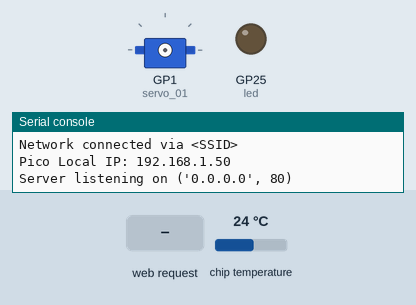
The program below on a simulated Raspberry Pi Pico running MicroPython. Shown: servo, output pins drawn as LEDs (lit = HIGH), the last lines printed to the serial console. Inputs (shaded band) come from the test bench; at power-on: chip temperature 24 °C. WiFi joins after 1.5 s; servo angles are drawn from the pulse width (0.5 ms = 0°, 2.5 ms = 180°).

Above: at 3.5 s.
3.6 s: HTTP request GET /servosensorshort received
At 4.7 s:
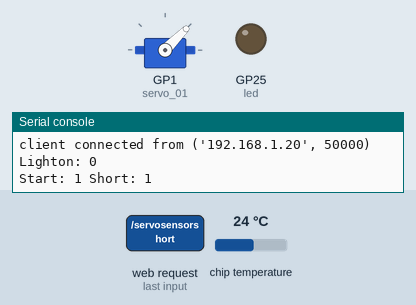
Timing chart, 0 to 6.6 s (numbered marks = the images above; inputs shaded):
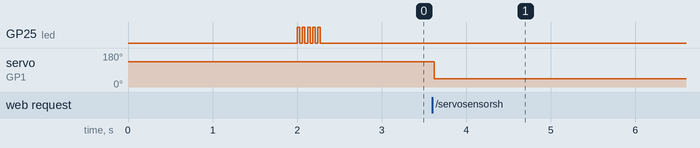

Measured:
- after the input at 3.6 s, servo on GP1 (servo_01): 135° → 45° at once

The program:

server.py
```python
import network, socket, time, re, utilities
from utime import sleep
from machine import Pin, PWM

# IR Sensor
prox_sensor = Pin(0, Pin.IN)

# Servo motor
servo_01 = PWM(Pin(1))
servo_01.freq(50)

# Servo Config
MIN = 1000000
MAX = 2000000

# Functions for the servo sensor feature
def detected_obj():
    return 1 if prox_sensor.value() == 0 else 0

def move_servo(dir):

    if dir == 'l':
        servo_01.duty_ns(MAX)
    else:
        servo_01.duty_ns(MIN)

# Onboard led
led = Pin("LED", Pin.OUT)
led.off()

# Connect to Network
ssid = '<SSID>'
password = '<PASS>'
wlan = network.WLAN(network.STA_IF)
wlan.active(True)
wlan.connect(ssid, password)

# Get current temperature
temp = utilities.get_temp('f')

print(f"Temp: {temp}")

html = utilities.get_html(temp)

# Wait for connect or fail
max_wait = 10

while max_wait > 0:

    if wlan.status() < 0 or wlan.status() >= 3:
        break

    max_wait -= 1
    print('Connecting via WiFi...')
    time.sleep(1)

# Handle connection error
if wlan.status() != 3:

    raise RuntimeError('Could not connect to WiFi network')

    # If no wireless connection - show five slow (1s) blinks
    utilities.blink_led(led,1)

else:

    print(f'Network connected via {ssid}')

    status = wlan.ifconfig()
    print( 'Pico Local IP: ' + status[0] )

    # Show five quick led blinks
    utilities.blink_led(led,0.03)

# Open socket
addr = socket.getaddrinfo('0.0.0.0', 80)[0][-1]

s = socket.socket()

# Attempt to bind socket - if already bound, close and rebind
try:
    s.bind(addr)

except:
    s.close()
    s.bind(addr)


s.listen(1)

print('Server listening on', addr)

# Listen for connections
while True:
    try:
        # Returns connection object (cl) and client address (addr)
        cl, addr = s.accept()
        print('client connected from', addr)

        request = cl.recv(1024)
        request = str(request)
        # print(f"Request: {request}")

        led_on = request.find('/lighton')
        led_on = 0 if led_on == -1 else 1

        # Activate Proximity Sensor and Motor feature
        start_detection_short = request.find('/servosensorshort')
        start_detection_short = 1 if start_detection_short != -1 else 0
        start_detection = request.find('/servosensor')
        start_detection = 1 if start_detection != -1 else 0

        print(f"Lighton: {led_on}")

        if led_on :
            led.on()
        else:
            led.off()

        print(f"Start: {start_detection} Short: {start_detection_short}")
        counter = 0
        counter_limit = 100 # about 10s

        if start_detection  or start_detection_short :

            # Initiate servo left
            move_servo('l')

            while counter < counter_limit:

                if detected_obj() == 0 :
                    move_servo('l')
                else:
                    move_servo('r')

                sleep(0.10)

                # If using short method, use counter to limit to 10s (100 runs)
                if start_detection_short:
                    counter += 1

        response = html
        cl.send('HTTP/1.0 200 OK\r\nContent-type: text/html\r\n\r\n')
        cl.send(response)
        cl.close()
        sleep(1)

    except OSError as e:
        cl.close()
        print('connection closed')
```

utilities.py
```python
from utime import sleep
import machine

def blink_led(led,duration):
    # Begin in off state
    try:
        led.off()

        for i in range(0, 5):
            led.toggle()
            sleep(duration)
            led.toggle()
            sleep(duration)
    except:
        pass

def get_temp(units='c'):

    sensor_temp = machine.ADC(4)
    convert = 3.3 / (65535)
    reading = sensor_temp.read_u16() * convert
    temperature = 27 - (reading - 0.706)/0.001721

    # If seeking Fahrenheit because 'murica
    if units == 'f':
        temperature = temperature * 1.8 + 32

    return round(temperature,2)

def get_html(temp):


    html = """ <!DOCTYPE html>
    <html>
    <head>
        <!-- Compiled and minified CSS -->
        <link rel="stylesheet" href="https://cdnjs.cloudflare.com/ajax/libs/materialize/1.0.0/css/materialize.min.css">

        <!-- Compiled and minified JavaScript -->
        <script src="https://cdnjs.cloudflare.com/ajax/libs/materialize/1.0.0/js/materialize.min.js"></script>

        <!-- icons -->
        <link href="https://fonts.googleapis.com/icon?family=Material+Icons" rel="stylesheet">


        <title>PicoPlayTime</title>
    </head>
    <body>
        <h1>Pico W</h1>
        <p>Hello World</p>

        <!-- Navbar goes here -->
        <nav>
            <div class="nav-wrapper">
              <a href="#" class="brand-logo">PicoPlay</a>
              <ul id="nav-mobile" class="right hide-on-med-and-down">
                <li><a href="sass.html">Sass</a></li>
                <li><a href="badges.html">Components</a></li>
                <li><a href="collapsible.html">JavaScript</a></li>
              </ul>
            </div>
      </nav>


        <!-- Page Layout here -->
        <div class="row">

            <div class="col s12 m4 l3"> <!-- Note that "m4 l3" was added -->
            <!-- Grey navigation panel

                  This content will be:
              3-columns-wide on large screens,
              4-columns-wide on medium screens,
              12-columns-wide on small screens  -->

          </div>

          <div class="col s12 m8 l9"> <!-- Note that "m8 l9" was added -->
            <!-- Teal page content

                  This content will be:
              9-columns-wide on large screens,
              8-columns-wide on medium screens,
              12-columns-wide on small screens  -->

                <a class="waves-effect waves-light btn-large" href="/lighton">
                    <i class="material-icons right">highlight</i>Turn On
                </a>
                <a class="waves-effect waves-light btn-large" href="/lightoff">
                    <i class="material-icons right">highlight_off</i>Turn Off
                </a>

                <p>Current Temp: {0}</p>

                <a class="waves-effect waves-light btn-large" href="/servosensorshort">
                    <i class="material-icons right">highlight</i>Start Sensor (~10s)
                </a>
                <a class="waves-effect waves-light btn-large" href="/servosensor">
                    <i class="material-icons right">highlight_off</i>Stop Sensor (Ongoing)
                </a>


    </div>

        </div>


    </body>
    </html>
    """
    html = html.format(temp)

    return html
```
